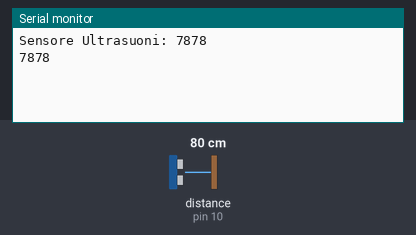
A sketch run on a simulated Arduino Uno, built with avr-gcc and run on an emulated ATmega328P. On the bench: the last lines printed to the serial monitor. Wiring (inferred from the names in the program): ultrasonic range finder: trigger pin 9; echo pin 10. Inputs (shaded band) come from the test bench; at power-on: distance to the obstacle (sensor on pin 10) 80 cm. The echo pulse lasts 58.3 µs per cm.

Above: at 1.8 s.
1.9 s: distance to the obstacle (sensor on pin 10) set to 2 cm
At 2.5 s:
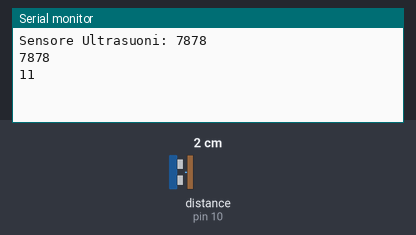
3.4 s: distance to the obstacle (sensor on pin 10) set to 4 cm
At 4.8 s:
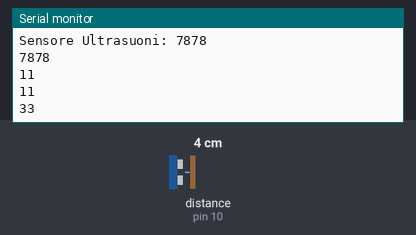
Timing chart, 0 to 6.4 s (numbered marks = the images above; inputs shaded):
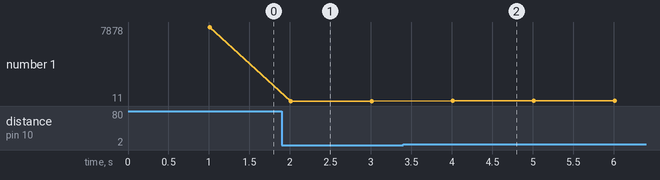

Measured:
- after the input at 1.9 s, the serial monitor: prints a new line after 0.11 s (image 1)
- after the input at 3.4 s, the serial monitor: prints a new line after 0.61 s (image 2)
- plotted number 1: 7878 → 11 after the input at 1.9 s, 11 → 33 after the input at 3.4 s

The sketch:

FileProvaDecodifica.ino
```cpp
//HC RS04 Sensore ultrasuoni
//Giuseppe Caccavale
const int triggerPort = 9;
const int echoPort = 10;


void setup() {

pinMode(triggerPort, OUTPUT);
pinMode(echoPort, INPUT);

Serial.begin(9600);
Serial.print( "Sensore Ultrasuoni: ");
}

void loop() {

//porta bassa l'uscita del trigger
digitalWrite( triggerPort, LOW );
//invia un impulso di 10microsec su trigger
digitalWrite( triggerPort, HIGH );
delayMicroseconds( 10 );
digitalWrite( triggerPort, LOW );

long durata = pulseIn( echoPort, HIGH );

long distanza = 0.034 * durata / 2;

//Serial.print("distanza: ");

//dopo 38ms è fuori dalla portata del sensore
if( durata > 38000 ){
Serial.println("Fuori portata   ");
}
else{
Serial.print(distanza);
Serial.println(distanza);
//Serial.println(" cm     ");
}


//Aspetta 1000 microsecondi
delay(1000);
}
```
